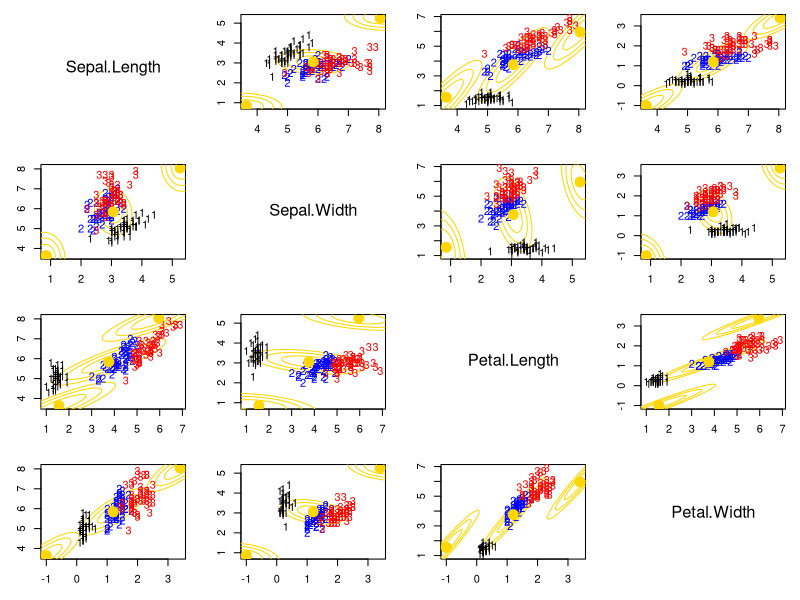

Generate this figure with R: (Note: this script raises an error after producing the figure.)
## Week5B - Sample code to illustrate multimodality issues 2
## ---------------------------------------------------------
## Illustrating that the EM might fail for numerical reasons if a component is “numerically empty”

### Loading data and setting up global variables
rm(list=ls())
library(mclust)
library(mvtnorm)
library(ellipse)

## Setup data
data(iris)
x       = as.matrix(iris[,-5])
n       = dim(x)[1]
p       = dim(x)[2]       # Number of features
KK      = 3
epsilon = 0.00000001

# Initialize the parameters of the algorithm
w   = rep(1,KK)/KK  #Assign equal weight to each component to start with
mu  = matrix(0, KK, p)  # Initialize in the true values
mu[1,] = apply(x, 2, mean)
mu[2,] = apply(x, 2, mean) + c(2.2, 2.2, 2.2, 2.2)
mu[3,] = apply(x, 2, mean) + c(-2.2, -2.2, -2.2, -2.2)
Sigma      = array(0, dim=c(KK,p,p))  #Initial variances are assumed to be the same
Sigma[1,,] = var(x)/3
Sigma[2,,] = var(x)/3
Sigma[3,,] = var(x)/3

# Plot the data along with the estimates of the components
colscale = c("black","blue","red")
par(mfrow=c(p,p))
for(k in 1:p){
  for(l in 1:p){
    if(k!=l){
      par(mar=c(3,3,1,1)+0.1)
      plot(x[,k], x[,l], type="n", xlab="", ylab="", xlim=c(min(c(x[,k], mu[,k])),max(c(x[,k], mu[,k]))), ylim=c(min(c(x[,l], mu[,l])),max(c(x[,l], mu[,l]))))
      for(r in 1:KK){
        lines(ellipse(x=Sigma[r,c(k,l),c(k,l)], centre=mu[r,c(k,l)], level=0.50), col="gold1", lty=1, lwd=1)
        lines(ellipse(x=Sigma[r,c(k,l),c(k,l)], centre=mu[r,c(k,l)], level=0.82), col="gold1", lty=1, lwd=1)
        lines(ellipse(x=Sigma[r,c(k,l),c(k,l)], centre=mu[r,c(k,l)], level=0.95), col="gold1", lty=1, lwd=1)
      }
      text(x[,k], x[,l], labels=as.numeric(iris[,5]), col=colscale[iris[,5]])
      points(mu[,k], mu[,l], pch=19, col="gold1", cex=2)
    }else{
      plot(seq(0,5), seq(0,5), type="n", xlab="", ylab="", axes=FALSE)
      text(2.5,2.5,colnames(x)[k], cex=1.5)
    }
  }
}

## Run the EM algorithm.  It will fail in the first iteration
sw     = FALSE
QQ     = -Inf
QQ.out = NULL
s      = 0

while(!sw){
  ## E step
  v = array(0, dim=c(n,KK))
  for(k in 1:KK){  #Compute the log of the weights
    v[,k] = log(w[k]) + dmvnorm(x, mu[k,], Sigma[k,,], log=TRUE) 
  }
  for(i in 1:n){
    v[i,] = exp(v[i,] - max(v[i,]))/sum(exp(v[i,] - max(v[i,])))  #Go from logs to actual weights in a numerically stable manner
  }
  
  ## M step
  w = apply(v,2,mean)
  mu = matrix(0, nrow=KK, ncol=p)
  for(k in 1:KK){
    for(i in 1:n){
      mu[k,]    = mu[k,] + v[i,k]*x[i,]
    }
    mu[k,] = mu[k,]/sum(v[,k])
  }
  Sigma = array(0,dim=c(KK, p, p))
  for(k in 1:KK){
    for(i in 1:n){
      Sigma[k,,] = Sigma[k,,] + v[i,k]*(x[i,] - mu[k,])%*%t(x[i,] - mu[k,])
    }
    Sigma[k,,] = Sigma[k,,]/sum(v[,k])
  }
  
  ##Check convergence
  QQn = 0
  for(i in 1:n){
    for(k in 1:KK){
      QQn = QQn + v[i,k]*(log(w[k]) + dmvnorm(x[i,],mu[k,],Sigma[k,,],log=TRUE))
    }
  }
  if(abs(QQn-QQ)/abs(QQn)<epsilon){
    sw=TRUE
  }
  QQ = QQn
  QQ.out = c(QQ.out, QQ)
  s = s + 1
}

QQn
